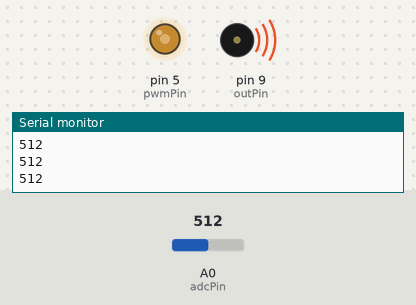
The sketch below on a simulated Arduino Uno, built with avr-gcc and run on an emulated ATmega328P. Parts: output pins drawn as LEDs (lit = HIGH), buzzer (waves = sounding), the last lines printed to the serial monitor. The inputs (shaded band) are chosen by the test bench; at power-on: A0 (adcPin) = 512.

Above: at 1.2 s.
1.3 s: A0 (adcPin) set to 716
At 2.4 s:
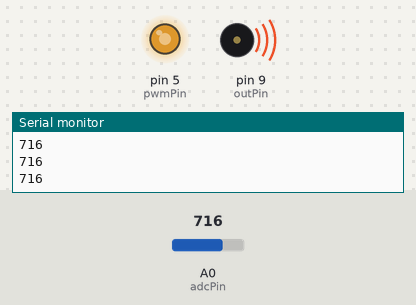
2.8 s: A0 (adcPin) set to 900
At 3.6 s:
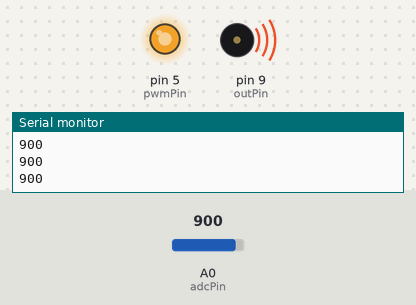
4.3 s: A0 (adcPin) set to 122
At 4.7 s:
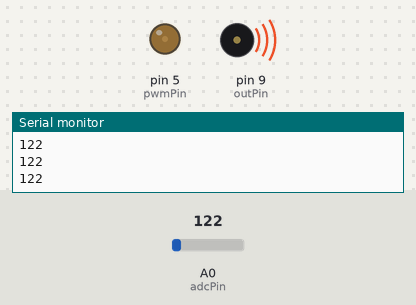
5.8 s: A0 (adcPin) set to 0
At 7.0 s:
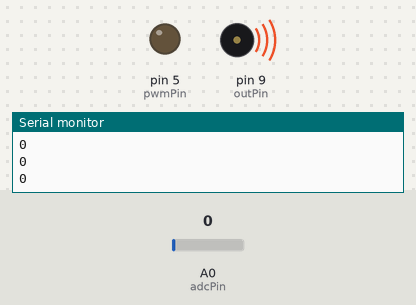
Timing chart, 0 to 8.3 s (numbered marks = the images above; inputs shaded):
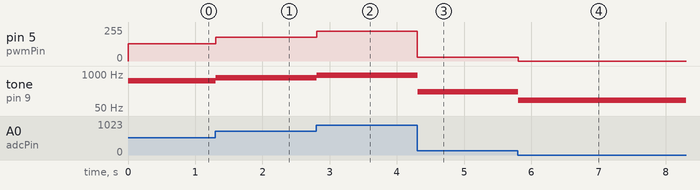

Measured:
- after the input at 1.3 s, pin 5 (pwmPin): 128/255 → 179/255 at once; tone on pin 9 (outPin): 550 Hz → 729 Hz at once
- after the input at 2.8 s, pin 5 (pwmPin): 179/255 → 225/255 at once; tone on pin 9 (outPin): 729 Hz → 891 Hz at once
- after the input at 4.3 s, pin 5 (pwmPin): 225/255 → 30/255 at once; tone on pin 9 (outPin): 891 Hz → 207 Hz at once
- after the input at 5.8 s, pin 5 (pwmPin): 30/255 → 0/255 at once; tone on pin 9 (outPin): 207 Hz → 100 Hz at once

The sketch:

speaker00.ino
```cpp
//connect ldr to A0 and speaker to atmega168 pin 15

byte pwmPin= 5;        //mega168 pin: 11
byte adcPin= A0;       //mega168 pin: 23
int outPin= 9;         //speaker output pwm9 (atmega168 pin 15)

void setup() {
  Serial.begin(9600);
  pinMode(pwmPin, OUTPUT);    //optional led / uln2803 (atmega168 pin 11)
}

void loop() {
  int val= analogRead(adcPin);  //read a value from the analog sensor (0-1023)
  Serial.println(val);
  analogWrite(pwmPin, val/4);
  int freq= map(val, 0, 1023, 100, 1000);  //try different values here
  tone(outPin, freq, 10);  //10 is duration - try to change
  delay(1);
}
```
